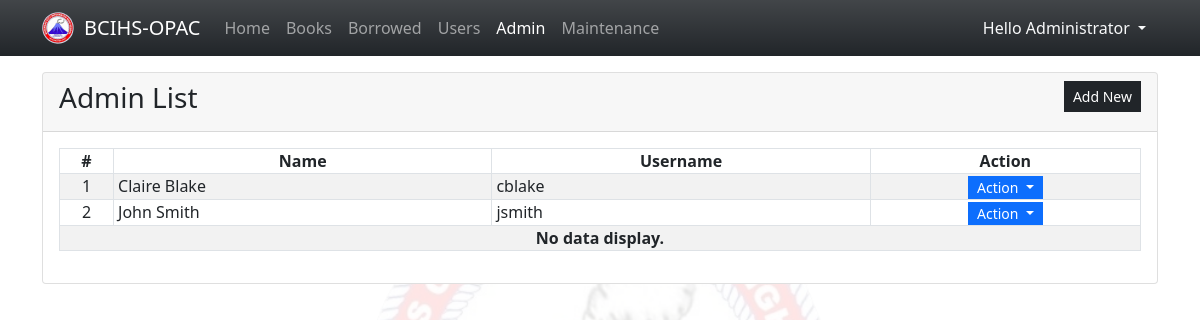
The app's page /admin/?page=admin (signed in) with its own data.
### tables this page shows
CREATE TABLE `admin_list` (
            `admin_id` INTEGER NOT NULL PRIMARY KEY AUTOINCREMENT,
            `fullname` INTEGER NOT NULL,
            `username` TEXT NOT NULL,
            `password` TEXT NOT NULL,
            `status` INTEGER NOT NULL Default 1,
            `date_created` TIMESTAMP DEFAULT CURRENT_TIMESTAMP
        );

### admin/admin.php (the view, shortened to what this page needs)
<div class="card">
    <div class="card-header d-flex justify-content-between">
        <h3 class="card-title">Admin List</h3>
        <div class="card-tools align-middle">
            <button class="btn btn-dark btn-sm py-1 rounded-0" type="button" id="create_new">Add New</button>
        </div>
    </div>
    <div class="card-body">
        <table class="table table-hover table-striped table-bordered">
            <colgroup>
                <col width="5%">
                <col width="35%">
                <col width="35%">
                <col width="25%">
            </colgroup>
            <thead>
                <tr>
                    <th class="text-center p-0">#</th>
                    <th class="text-center p-0">Name</th>
                    <th class="text-center p-0">Username</th>
                    <th class="text-center p-0">Action</th>
                </tr>
            </thead>
            <tbody>
                <?php
                $sql = "SELECT * FROM `admin_list` where admin_id != 1 order by `fullname` asc";
                $qry = $conn->query($sql);
                $i = 1;
                    while($row = $qry->fetchArray()):
                ?>
                <tr>
                    <td class="text-center p-0"><?php echo $i++; ?></td>
                    <td class="py-0 px-1"><?php echo $row['fullname'] ?></td>
                    <td class="py-0 px-1"><?php echo $row['username'] ?></td>
                    <th class="text-center py-0 px-1">
                        <div class="btn-group" role="group">
                            <button id="btnGroupDrop1" type="button" class="btn btn-primary dropdown-toggle btn-sm rounded-0 py-0" data-bs-toggle="dropdown" aria-expanded="false">
                            Action
                            </button>
                        </div>
                    </th>
                </tr>
                <?php endwhile; ?>
                <?php if(!$qry->fetchArray()): ?>
                    <tr>
                        <th class="text-center p-0" colspan="5">No data display.</th>
                    </tr>
                <?php endif; ?>
            </tbody>
        </table>
    </div>
</div>

### admin/index.php (style rules this page uses)
:root { --bs-bg-success:#00ff80 !important; --bs-success-rgb: 0,255,128 !important; }
html,body { height:100%; width:100%; background-image: url('assets/bg.png'); background-repeat: no-repeat; background-attachment: fixed; background-position: center center; background-size: 40vw; }
body::before { content: ""; position: fixed; top: 0; left: 0; width: 100%; height: 100%; background-color: white; opacity: 0.1; z-index: -1; }

### records on screen
admin_list: fullname "Claire Blake", username "cblake"
admin_list: fullname "John Smith", username "jsmith"

### other values on screen
$_SESSION['fullname'] "Administrator"
